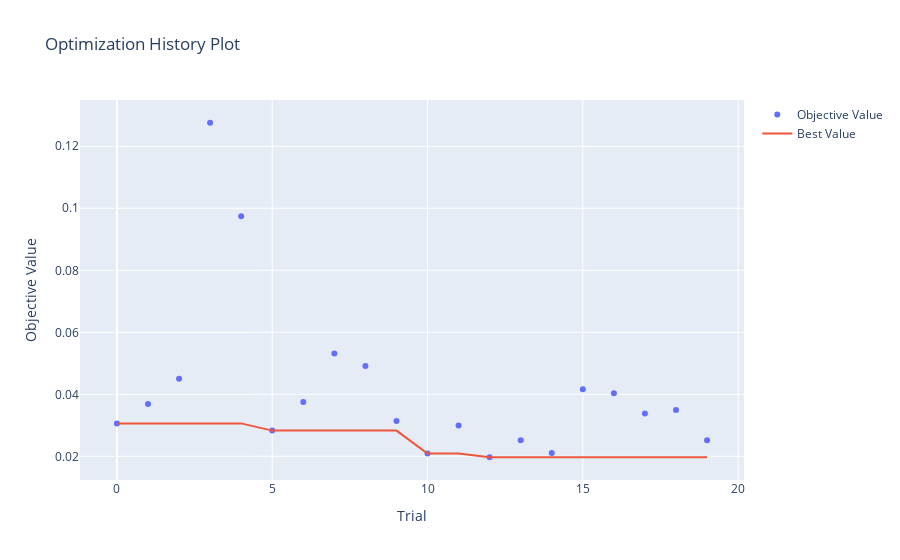
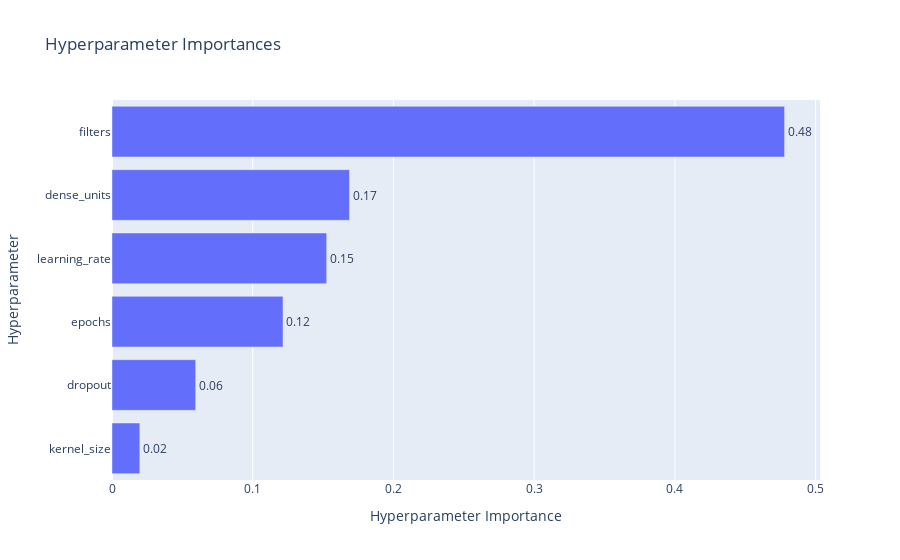
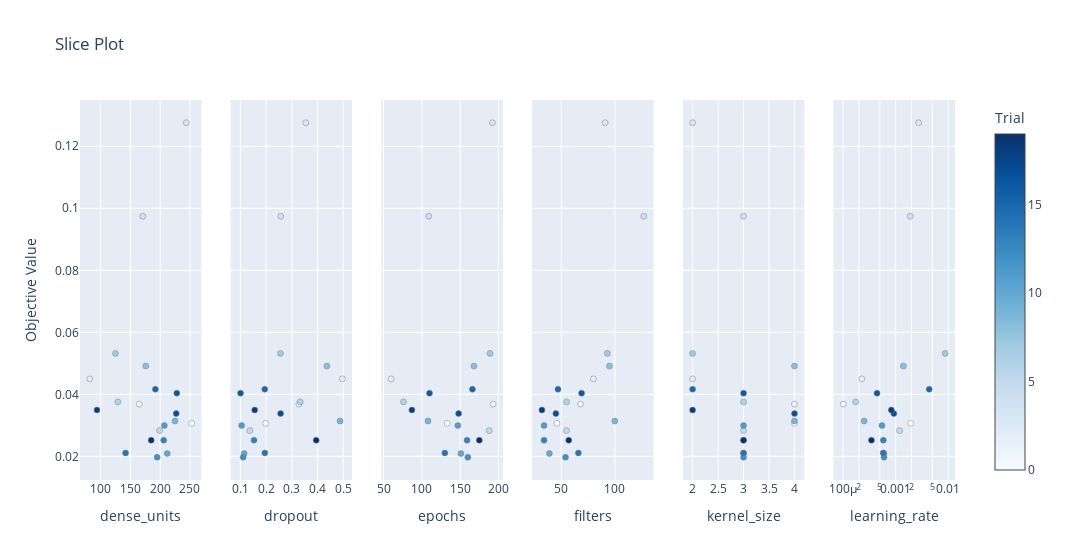
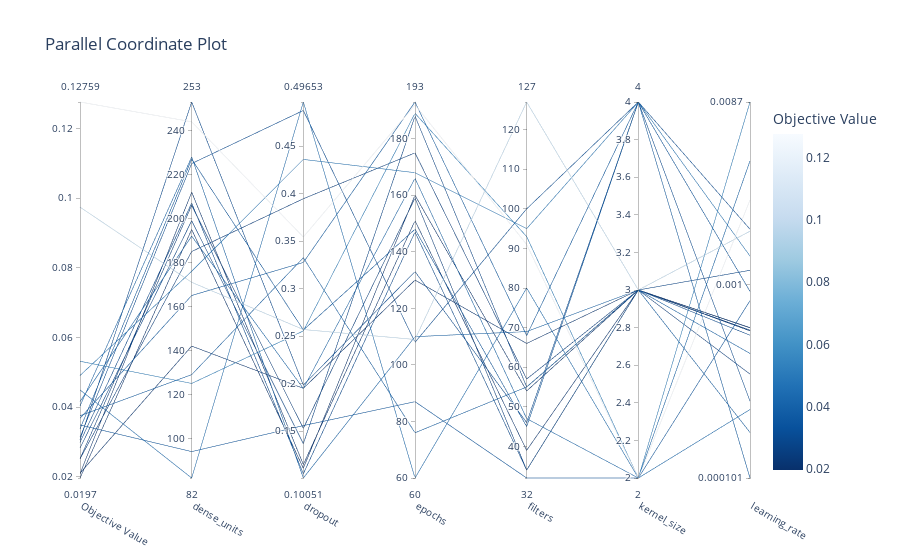

Here is the notebook cell these charts were saved with, in order:
### Code cell
# Ejecutar estudio para CNN
study_cnn = run_optuna_study(objective_cnn, n_trials=20)
# Extraer mejores parámetros
best_params_cnn = study_cnn.best_trial.params
# Entrenar y evaluar el modelo final CNN (asegúrate de tener X_train_cnn, X_val_cnn, X_test_cnn)
model_cnn_opt, history_cnn_opt, preds_cnn, y_real_cnn = train_and_evaluate_best_model_cnn(
    best_params_cnn, X_train_cnn, y_train, X_val_cnn, y_val, X_test_cnn, y_test, min_val, max_val
)
# Visualizar curvas de pérdida y Optuna
plot_loss(history_cnn_opt, title="CNN Optimizado con Optuna")
show_optuna_visualizations(study_cnn, title_prefix="CNN")

### Figure 1 — Plotly figure (JSON) as saved in the notebook; plotly's stock layout.template omitted (floating-point values rounded to 4 significant figures)
{"data": [{"mode": "markers", "name": "Objective Value", "type": "scatter", "x": [0, 1, 2, 3, 4, 5, 6, 7, 8, 9, 10, 11, 12, 13, 14, 15, 16, 17, 18, 19], "y": [0.03062, 0.03684, 0.04498, 0.1276, 0.09743, 0.0283, 0.03755, 0.0532, 0.04911, 0.03138, 0.0209, 0.02992, 0.0197, 0.0252, 0.02108, 0.04163, 0.04038, 0.03378, 0.03492, 0.02517]}, {"mode": "lines", "name": "Best Value", "type": "scatter", "x": [0, 1, 2, 3, 4, 5, 6, 7, 8, 9, 10, 11, 12, 13, 14, 15, 16, 17, 18, 19], "y": [0.03062, 0.03062, 0.03062, 0.03062, 0.03062, 0.0283, 0.0283, 0.0283, 0.0283, 0.0283, 0.0209, 0.0209, 0.0197, 0.0197, 0.0197, 0.0197, 0.0197, 0.0197, 0.0197, 0.0197]}, {"marker": {"color": "#cccccc"}, "mode": "markers", "name": "Infeasible Trial", "showlegend": false, "type": "scatter", "x": [], "y": []}], "layout": {"title": {"text": "Optimization History Plot"}, "xaxis": {"title": {"text": "Trial"}}, "yaxis": {"title": {"text": "Objective Value"}}}}

### Figure 2 — Plotly figure (JSON) as saved in the notebook; plotly's stock layout.template omitted (floating-point values rounded to 4 significant figures)
{"data": [{"cliponaxis": false, "hovertemplate": ["kernel_size (IntDistribution): 0.019766787583946798<extra></extra>", "dropout (FloatDistribution): 0.059463470322744474<extra></extra>", "epochs (IntDistribution): 0.121514087193662<extra></extra>", "learning_rate (FloatDistribution): 0.15254768588025946<extra></extra>", "dense_units (IntDistribution): 0.16876523238843308<extra></extra>", "filters (IntDistribution): 0.47794273663095416<extra></extra>"], "name": "Objective Value", "orientation": "h", "text": ["0.02", "0.06", "0.12", "0.15", "0.17", "0.48"], "textposition": "outside", "type": "bar", "x": [0.01977, 0.05946, 0.1215, 0.1525, 0.1688, 0.4779], "y": ["kernel_size", "dropout", "epochs", "learning_rate", "dense_units", "filters"]}], "layout": {"title": {"text": "Hyperparameter Importances"}, "xaxis": {"title": {"text": "Hyperparameter Importance"}}, "yaxis": {"title": {"text": "Hyperparameter"}}}}

### Figure 3 — Plotly figure (JSON) as saved in the notebook; plotly's stock layout.template omitted (floating-point values rounded to 4 significant figures)
{"data": [{"marker": {"color": [0, 1, 2, 3, 4, 5, 6, 7, 8, 9, 10, 11, 12, 13, 14, 15, 16, 17, 18, 19], "colorbar": {"title": {"text": "Trial"}, "x": 1, "xpad": 40}, "colorscale": [[0, "rgb(247,251,255)"], [0.125, "rgb(222,235,247)"], [0.25, "rgb(198,219,239)"], [0.375, "rgb(158,202,225)"], [0.5, "rgb(107,174,214)"], [0.625, "rgb(66,146,198)"], [0.75, "rgb(33,113,181)"], [0.875, "rgb(8,81,156)"], [1, "rgb(8,48,107)"]], "line": {"color": "Grey", "width": 0.5}, "showscale": true}, "mode": "markers", "name": "Feasible Trial", "showlegend": false, "type": "scatter", "x": [253, 165, 82, 244, 171, 199, 129, 125, 176, 225, 212, 207, 195, 206, 142, 192, 228, 227, 94, 185], "xaxis": "x", "y": [0.03062, 0.03684, 0.04498, 0.1276, 0.09743, 0.0283, 0.03755, 0.0532, 0.04911, 0.03138, 0.0209, 0.02992, 0.0197, 0.0252, 0.02108, 0.04163, 0.04038, 0.03378, 0.03492, 0.02517], "yaxis": "y"}, {"marker": {"color": [0, 1, 2, 3, 4, 5, 6, 7, 8, 9, 10, 11, 12, 13, 14, 15, 16, 17, 18, 19], "colorbar": {"title": {"text": "Trial"}, "x": 1, "xpad": 40}, "colorscale": [[0, "rgb(247,251,255)"], [0.125, "rgb(222,235,247)"], [0.25, "rgb(198,219,239)"], [0.375, "rgb(158,202,225)"], [0.5, "rgb(107,174,214)"], [0.625, "rgb(66,146,198)"], [0.75, "rgb(33,113,181)"], [0.875, "rgb(8,81,156)"], [1, "rgb(8,48,107)"]], "line": {"color": "Grey", "width": 0.5}, "showscale": false}, "mode": "markers", "name": "Feasible Trial", "showlegend": false, "type": "scatter", "x": [0.1984, 0.3275, 0.4965, 0.3543, 0.2569, 0.1367, 0.3325, 0.2554, 0.4361, 0.4876, 0.1147, 0.105, 0.1108, 0.1529, 0.1949, 0.1948, 0.1005, 0.2564, 0.1557, 0.3946], "xaxis": "x2", "y": [0.03062, 0.03684, 0.04498, 0.1276, 0.09743, 0.0283, 0.03755, 0.0532, 0.04911, 0.03138, 0.0209, 0.02992, 0.0197, 0.0252, 0.02108, 0.04163, 0.04038, 0.03378, 0.03492, 0.02517], "yaxis": "y2"}, {"marker": {"color": [0, 1, 2, 3, 4, 5, 6, 7, 8, 9, 10, 11, 12, 13, 14, 15, 16, 17, 18, 19], "colorbar": {"title": {"text": "Trial"}, "x": 1, "xpad": 40}, "colorscale": [[0, "rgb(247,251,255)"], [0.125, "rgb(222,235,247)"], [0.25, "rgb(198,219,239)"], [0.375, "rgb(158,202,225)"], [0.5, "rgb(107,174,214)"], [0.625, "rgb(66,146,198)"], [0.75, "rgb(33,113,181)"], [0.875, "rgb(8,81,156)"], [1, "rgb(8,48,107)"]], "line": {"color": "Grey", "width": 0.5}, "showscale": false}, "mode": "markers", "name": "Feasible Trial", "showlegend": false, "type": "scatter", "x": [133, 193, 60, 192, 109, 188, 76, 189, 168, 108, 151, 147, 160, 159, 130, 166, 110, 148, 87, 175], "xaxis": "x3", "y": [0.03062, 0.03684, 0.04498, 0.1276, 0.09743, 0.0283, 0.03755, 0.0532, 0.04911, 0.03138, 0.0209, 0.02992, 0.0197, 0.0252, 0.02108, 0.04163, 0.04038, 0.03378, 0.03492, 0.02517], "yaxis": "y3"}, {"marker": {"color": [0, 1, 2, 3, 4, 5, 6, 7, 8, 9, 10, 11, 12, 13, 14, 15, 16, 17, 18, 19], "colorbar": {"title": {"text": "Trial"}, "x": 1, "xpad": 40}, "colorscale": [[0, "rgb(247,251,255)"], [0.125, "rgb(222,235,247)"], [0.25, "rgb(198,219,239)"], [0.375, "rgb(158,202,225)"], [0.5, "rgb(107,174,214)"], [0.625, "rgb(66,146,198)"], [0.75, "rgb(33,113,181)"], [0.875, "rgb(8,81,156)"], [1, "rgb(8,48,107)"]], "line": {"color": "Grey", "width": 0.5}, "showscale": false}, "mode": "markers", "name": "Feasible Trial", "showlegend": false, "type": "scatter", "x": [46, 68, 80, 91, 127, 55, 55, 93, 95, 100, 39, 34, 54, 34, 66, 47, 69, 45, 32, 57], "xaxis": "x4", "y": [0.03062, 0.03684, 0.04498, 0.1276, 0.09743, 0.0283, 0.03755, 0.0532, 0.04911, 0.03138, 0.0209, 0.02992, 0.0197, 0.0252, 0.02108, 0.04163, 0.04038, 0.03378, 0.03492, 0.02517], "yaxis": "y4"}, {"marker": {"color": [0, 1, 2, 3, 4, 5, 6, 7, 8, 9, 10, 11, 12, 13, 14, 15, 16, 17, 18, 19], "colorbar": {"title": {"text": "Trial"}, "x": 1, "xpad": 40}, "colorscale": [[0, "rgb(247,251,255)"], [0.125, "rgb(222,235,247)"], [0.25, "rgb(198,219,239)"], [0.375, "rgb(158,202,225)"], [0.5, "rgb(107,174,214)"], [0.625, "rgb(66,146,198)"], [0.75, "rgb(33,113,181)"], [0.875, "rgb(8,81,156)"], [1, "rgb(8,48,107)"]], "line": {"color": "Grey", "width": 0.5}, "showscale": false}, "mode": "markers", "name": "Feasible Trial", "showlegend": false, "type": "scatter", "x": [4, 4, 2, 2, 3, 3, 3, 2, 4, 4, 3, 3, 3, 3, 3, 2, 3, 4, 2, 3], "xaxis": "x5", "y": [0.03062, 0.03684, 0.04498, 0.1276, 0.09743, 0.0283, 0.03755, 0.0532, 0.04911, 0.03138, 0.0209, 0.02992, 0.0197, 0.0252, 0.02108, 0.04163, 0.04038, 0.03378, 0.03492, 0.02517], "yaxis": "y5"}, {"marker": {"color": [0, 1, 2, 3, 4, 5, 6, 7, 8, 9, 10, 11, 12, 13, 14, 15, 16, 17, 18, 19], "colorbar": {"title": {"text": "Trial"}, "x": 1, "xpad": 40}, "colorscale": [[0, "rgb(247,251,255)"], [0.125, "rgb(222,235,247)"], [0.25, "rgb(198,219,239)"], [0.375, "rgb(158,202,225)"], [0.5, "rgb(107,174,214)"], [0.625, "rgb(66,146,198)"], [0.75, "rgb(33,113,181)"], [0.875, "rgb(8,81,156)"], [1, "rgb(8,48,107)"]], "line": {"color": "Grey", "width": 0.5}, "showscale": false}, "mode": "markers", "name": "Feasible Trial", "showlegend": false, "type": "scatter", "x": [0.001929, 0.0001014, 0.0002282, 0.002731, 0.001885, 0.001186, 0.000174, 0.008703, 0.001405, 0.000252, 0.0006004, 0.0005497, 0.0006016, 0.0005838, 0.0005791, 0.004332, 0.0004432, 0.0009239, 0.0008277, 0.0003471], "xaxis": "x6", "y": [0.03062, 0.03684, 0.04498, 0.1276, 0.09743, 0.0283, 0.03755, 0.0532, 0.04911, 0.03138, 0.0209, 0.02992, 0.0197, 0.0252, 0.02108, 0.04163, 0.04038, 0.03378, 0.03492, 0.02517], "yaxis": "y6"}], "layout": {"title": {"text": "Slice Plot"}, "width": 1800, "xaxis": {"anchor": "y", "domain": [0, 0.1389], "title": {"text": "dense_units"}}, "xaxis2": {"anchor": "y2", "domain": [0.1722, 0.3111], "title": {"text": "dropout"}}, "xaxis3": {"anchor": "y3", "domain": [0.3444, 0.4833], "title": {"text": "epochs"}}, "xaxis4": {"anchor": "y4", "domain": [0.5167, 0.6556], "title": {"text": "filters"}}, "xaxis5": {"anchor": "y5", "domain": [0.6889, 0.8278], "title": {"text": "kernel_size"}}, "xaxis6": {"anchor": "y6", "domain": [0.8611, 1], "title": {"text": "learning_rate"}, "type": "log"}, "yaxis": {"anchor": "x", "domain": [0, 1], "title": {"text": "Objective Value"}}, "yaxis2": {"anchor": "x2", "domain": [0, 1], "matches": "y", "showticklabels": false}, "yaxis3": {"anchor": "x3", "domain": [0, 1], "matches": "y", "showticklabels": false}, "yaxis4": {"anchor": "x4", "domain": [0, 1], "matches": "y", "showticklabels": false}, "yaxis5": {"anchor": "x5", "domain": [0, 1], "matches": "y", "showticklabels": false}, "yaxis6": {"anchor": "x6", "domain": [0, 1], "matches": "y", "showticklabels": false}}}

### Figure 4 — Plotly figure (JSON) as saved in the notebook; plotly's stock layout.template omitted (floating-point values rounded to 4 significant figures)
{"data": [{"dimensions": [{"label": "Objective Value", "range": [0.0197, 0.1276], "values": [0.03062, 0.03684, 0.04498, 0.1276, 0.09743, 0.0283, 0.03755, 0.0532, 0.04911, 0.03138, 0.0209, 0.02992, 0.0197, 0.0252, 0.02108, 0.04163, 0.04038, 0.03378, 0.03492, 0.02517]}, {"label": "dense_units", "range": [82, 253], "values": [253, 165, 82, 244, 171, 199, 129, 125, 176, 225, 212, 207, 195, 206, 142, 192, 228, 227, 94, 185]}, {"label": "dropout", "range": [0.1005, 0.4965], "values": [0.1984, 0.3275, 0.4965, 0.3543, 0.2569, 0.1367, 0.3325, 0.2554, 0.4361, 0.4876, 0.1147, 0.105, 0.1108, 0.1529, 0.1949, 0.1948, 0.1005, 0.2564, 0.1557, 0.3946]}, {"label": "epochs", "range": [60, 193], "values": [133, 193, 60, 192, 109, 188, 76, 189, 168, 108, 151, 147, 160, 159, 130, 166, 110, 148, 87, 175]}, {"label": "filters", "range": [32, 127], "values": [46, 68, 80, 91, 127, 55, 55, 93, 95, 100, 39, 34, 54, 34, 66, 47, 69, 45, 32, 57]}, {"label": "kernel_size", "range": [2, 4], "values": [4, 4, 2, 2, 3, 3, 3, 2, 4, 4, 3, 3, 3, 3, 3, 2, 3, 4, 2, 3]}, {"label": "learning_rate", "range": [-3.994, -2.06], "ticktext": ["0.000101", "0.001", "0.0087"], "tickvals": [-3.994, -3, -2.06], "values": [-2.715, -3.994, -3.642, -2.564, -2.725, -2.926, -3.76, -2.06, -2.852, -3.599, -3.222, -3.26, -3.221, -3.234, -3.237, -2.363, -3.353, -3.034, -3.082, -3.46]}], "labelangle": 30, "labelside": "bottom", "line": {"color": [0.03062, 0.03684, 0.04498, 0.1276, 0.09743, 0.0283, 0.03755, 0.0532, 0.04911, 0.03138, 0.0209, 0.02992, 0.0197, 0.0252, 0.02108, 0.04163, 0.04038, 0.03378, 0.03492, 0.02517], "colorbar": {"title": {"text": "Objective Value"}}, "colorscale": [[0, "rgb(247,251,255)"], [0.125, "rgb(222,235,247)"], [0.25, "rgb(198,219,239)"], [0.375, "rgb(158,202,225)"], [0.5, "rgb(107,174,214)"], [0.625, "rgb(66,146,198)"], [0.75, "rgb(33,113,181)"], [0.875, "rgb(8,81,156)"], [1, "rgb(8,48,107)"]], "reversescale": true, "showscale": true}, "type": "parcoords"}], "layout": {"title": {"text": "Parallel Coordinate Plot"}}}
